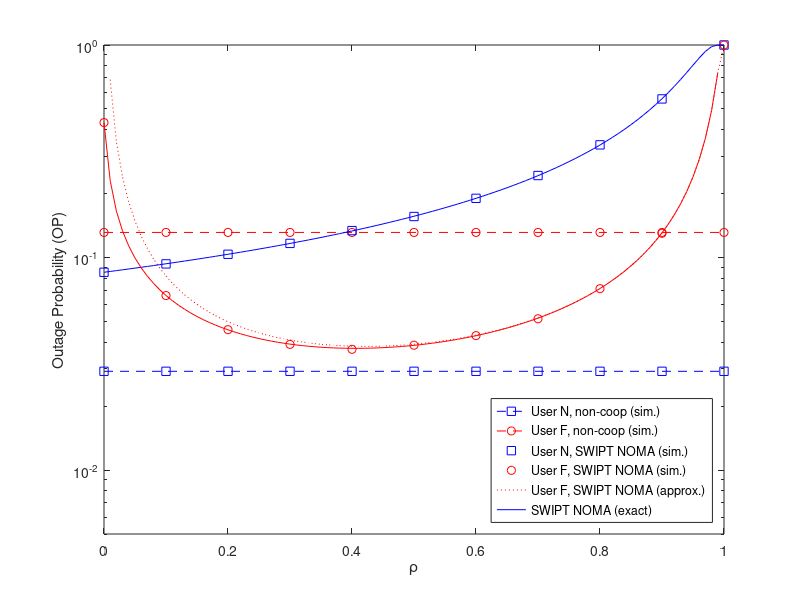

Write MATLAB code to recreate this figure.
clear all
close all
%
rho_sim = 0:.1:1;
rho_ana = 0:.01:1;
%
OP_N_non_sim = ones(1,length(rho_sim))*0.029147000000000;
OP_F_non_sim = ones(1,length(rho_sim))*0.131223000000000;
%
OP_N_sim = [0.0852200000000000,0.0933310000000000,0.103576000000000,0.116527000000000,0.133861000000000,0.155927000000000,0.189870000000000,0.243094000000000,0.338910000000000,0.557537000000000,1];
OP_N_exact = [0.0852459064088300,0.0859940354817768,0.0867568017855507,0.0875346388587683,0.0883279975203715,0.0891373467386325,0.0899631745530944,0.0908059890532401,0.0916663194180039,0.0925447170205802,0.0934417566033611,0.0943580375282459,0.0952941851080214,0.0962508520250029,0.0972287198436813,0.0982285006247099,0.0992509386482402,0.100296812255334,0.101366935816991,0.102462161841220,0.103583383229558,0.104731535695551,0.105907600358885,0.107112606530236,0.108347634703360,0.109613819772629,0.110912354496049,0.112244493225860,0.113611555931118,0.115014932539241,0.116456087626347,0.117936565489494,0.119457995637520,0.121022098741282,0.122630693088675,0.124285701595030,0.125989159425321,0.127743222291266,0.129550175493942,0.131412443791055,0.133332602177775,0.135313387681098,0.137357712280408,0.139468677081360,0.141649587886889,0.143903972328198,0.146235598740609,0.148648496994531,0.151146981521159,0.153735676806523,0.156419545667092,0.159203920666133,0.162094539083834,0.165097581917150,0.168219717459210,0.171468150095107,0.174850675053576,0.178375739975567,0.182052514305062,0.185890967679362,0.189901958701407,0.194097335722945,0.198490051563416,0.203094294446907,0.207925637872403,0.213001212658906,0.218339905049223,0.223962585542836,0.229892374095561,0.236154948517632,0.242778904381458,0.249796176590883,0.257242535062272,0.265158169848278,0.273588384657386,0.282584422290525,0.292204451290109,0.302514750404442,0.313591136715901,0.325520694947796,0.338403880092233,0.352357083612290,0.367515775377626,0.384038358842225,0.402110903745908,0.421952942925519,0.443824523090016,0.468034649859736,0.494951088529585,0.525011001545261,0.558730729867577,0.596710252924105,0.639621351896916,0.688153081416056,0.742851104003984,0.803697805805281,0.869070988551486,0.933336653177190,0.982718176594127,0.999698909598169,1];
%
OP_F_sim = [0.431545000000000,0.0662130000000000,0.0457660000000000,0.0390240000000000,0.0369880000000000,0.0386660000000000,0.0429010000000000,0.0515000000000000,0.0713520000000000,0.130013000000000,1];
OP_F_exact = [0.431554592826074,0.230013714710746,0.165236643667002,0.133010360651408,0.113149760890480,0.0994850574618457,0.0894257947572389,0.0816742972638625,0.0755013886175762,0.0704625492239033,0.0662697287151296,0.0627271919632579,0.0596967889736293,0.0570779449543981,0.0547955312876828,0.0527921968448404,0.0510233437214109,0.0494537338261010,0.0480551359133114,0.0468046562228277,0.0456835300114622,0.0446762309832929,0.0437698044796238,0.0429533610514473,0.0422176868823594,0.0415549406151901,0.0409584149358122,0.0404223472931481,0.0399417683282879,0.0395123795488147,0.0391304539072219,0.0387927544825497,0.0384964675952983,0.0382391475252481,0.0380186706316150,0.0378331971520169,0.0376811393214749,0.0375611347340322,0.0374720240885383,0.0374128326320151,0.0373827547501307,0.0373811412630878,0.0374074890730536,0.0374614328809295,0.0375427387495158,0.0376512993398485,0.0377871306899504,0.0379503704422921,0.0381412774593881,0.0383602327974442,0.0386077420369346,0.0388844389974274,0.0391910908928856,0.0395286050140000,0.0398980370569252,0.0403006012541947,0.0407376825049248,0.0412108507491953,0.0417218778875872,0.0422727576135548,0.0428657286064532,0.0435033016302410,0.0441882912017088,0.0449238526384534,0.0457135254783341,0.0465612844888062,0.0474715997693939,0.0484495078110329,0.0495006958352465,0.0506316023253321,0.0518495374233362,0.0531628278586050,0.0545809923764387,0.0561149553609667,0.0577773086530780,0.0595826346780135,0.0615479082444523,0.0636930002352245,0.0660413145877801,0.0686206015272928,0.0714640065993812,0.0746114391945228,0.0781113799939365,0.0820233006245796,0.0864209515967474,0.0913969046522952,0.0970689449556505,0.103589254586797,0.111157918368462,0.120043322386939,0.130613920140337,0.143389490255507,0.159127371498063,0.178974941360476,0.204755959662649,0.239549748260963,0.288977236060816,0.364415769443143,0.492265954999134,0.741342705585336,NaN];
OP_F_approx = [Inf,0.686872168693144,0.350169719081293,0.238023568791121,0.182018589760807,0.148471827318352,0.126155692167110,0.110258416557104,0.0983741684910486,0.0891664232825377,0.0818333123307677,0.0758645999847736,0.0709201721224116,0.0667646070700750,0.0632297877037933,0.0601924688583084,0.0575602571084222,0.0552625390165215,0.0532444334550913,0.0514626538841487,0.0498826121127696,0.0484763497307141,0.0472210338753393,0.0460978455951617,0.0450911463192070,0.0441878445800334,0.0433769090946243,0.0426489902784185,0.0419961231055100,0.0414114917026062,0.0408892412968263,0.0404243268511034,0.0400123903905180,0.0396496609647768,0.0393328726203420,0.0390591968172183,0.0388261865220709,0.0386317298128490,0.0384740112913428,0.0383514799556953,0.0382628224613703,0.0382069409158723,0.0381829345240146,0.0381900845374687,0.0382278420727674,0.0382958184520641,0.0383937777954654,0.0385216316563779,0.0386794355449425,0.0388673872316326,0.0390858267654184,0.0393352381802069,0.0396162529010377,0.0399296548991214,0.0402763876835932,0.0406575632592047,0.0410744732246036,0.0415286022370334,0.0420216441282206,0.0425555210252939,0.0431324059127212,0.0437547491701334,0.0444253097411598,0.0451471917359691,0.0459238874527617,0.0467593280309787,0.0476579432346195,0.0486247322251615,0.0496653476433593,0.0507861959089002,0.0519945574088935,0.0532987312385516,0.0547082104604735,0.0562338955748138,0.0578883561995849,0.0596861540743485,0.0616442447479884,0.0637824811697624,0.0661242505810418,0.0686972876701054,0.0715347235367107,0.0746764541585347,0.0781709477896475,0.0820776645795125,0.0864703444875176,0.0914415496235020,0.0971090564503069,0.103625039313556,0.111189576340373,0.120071048081667,0.130637903856678,0.143409919783391,0.159144434293917,0.178988827558487,0.204766866525229,0.239557887248881,0.288982845039466,0.364419136001721,0.492267467115397,0.741342978598707,1];
%
semilogy(rho_sim,OP_N_non_sim,'bs--',rho_sim,OP_F_non_sim,'ro--');
hold on
semilogy(rho_sim,OP_N_sim,'bs');
hold on 
semilogy(rho_sim,OP_F_sim,'ro');
hold on 
semilogy(rho_ana,OP_F_approx,'r:')
hold on 
semilogy(rho_ana,OP_N_exact,'b-')
hold on
semilogy(rho_ana,OP_F_exact,'r-')
hold on
%
legend('User N, non-coop (sim.)', 'User F, non-coop (sim.)', ...
    'User N, SWIPT NOMA (sim.)','User F, SWIPT NOMA (sim.)', ...
    'User F, SWIPT NOMA (approx.)', 'SWIPT NOMA (exact)', ...
    'location','southeast')
xlabel('\rho')
ylabel('Outage Probability (OP)')
xticks([0:.2:1])
axis([0 1 5e-3 1])